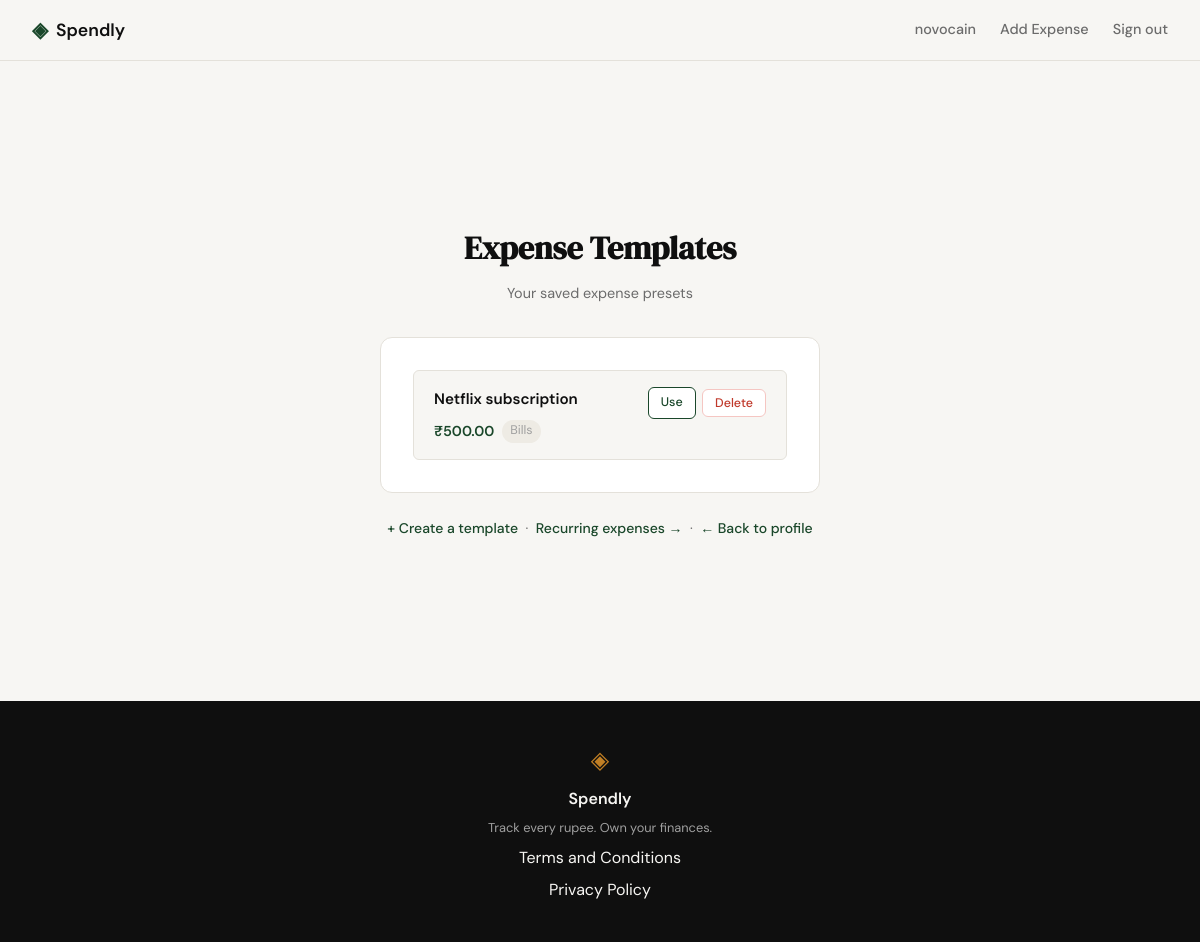
The app's page /templates (signed in) with its own data.
### tables this page shows
CREATE TABLE expense_templates (
            id          INTEGER PRIMARY KEY AUTOINCREMENT,
            user_id     INTEGER NOT NULL REFERENCES users(id),
            name        TEXT    NOT NULL,
            amount      REAL    NOT NULL,
            category    TEXT    NOT NULL,
            description TEXT,
            created_at  TEXT    DEFAULT (datetime('now'))
        );

### app.py (the view, shortened to what this page needs)
@app.route("/templates", methods=["GET", "POST"])
def templates():
    if not session.get("user_id"):
        return redirect(url_for("login"))
    uid = session["user_id"]
    all_templates = get_templates(uid)
    return render_template("templates.html", templates=all_templates)

### database/db.py (called while the page is built)
def get_db():
    conn = sqlite3.connect(DB_PATH)
    conn.row_factory = sqlite3.Row
    conn.execute("PRAGMA foreign_keys = ON")
    return conn

def get_templates_for_user(user_id):
    conn = get_db()
    rows = conn.execute(
        "SELECT id, user_id, name, amount, category, description, created_at "
        "FROM expense_templates WHERE user_id = ? ORDER BY created_at DESC",
        (user_id,),
    ).fetchall()
    conn.close()
    return [dict(row) for row in rows]

### database/queries.py (called while the page is built)
def get_templates(user_id):
    rows = get_templates_for_user(user_id)
    return [
        {
            "id": row["id"],
            "name": row["name"],
            "amount": "{:,.2f}".format(row["amount"]),
            "category": row["category"],
            "description": row["description"],
            "created_at": row["created_at"],
        }
        for row in rows
    ]

### templates/templates.html (shortened to what this page needs)
{% extends "base.html" %}
{% block head %}
<link rel="stylesheet" href="{{ url_for('static', filename='css/style.css') }}">
{% endblock %}
{% block content %}
<section class="auth-section">
    <div class="auth-container">
        <div class="auth-header">
            <h1 class="auth-title">Expense Templates</h1>
            <p class="auth-subtitle">Your saved expense presets</p>
        </div>
        <div class="auth-card">
            {% if templates %}
            <div class="template-list">
                {% for t in templates %}
                <div class="template-card">
                    <div class="template-info">
                        <span class="template-name">{{ t.name }}</span>
                        <span class="template-amount">₹{{ t.amount }}</span>
                        <span class="template-category">{{ t.category }}</span>
                    </div>
                    <div class="template-actions">
                        <a href="{{ url_for('use_template', id=t.id) }}" class="btn-small btn-use">Use</a>
                        <form method="POST" action="{{ url_for('delete_template_route', id=t.id) }}" class="form-inline">
                            <button type="submit" class="btn-small btn-delete"
                                    onclick="return confirm('Delete this template?')">Delete</button>
                        </form>
                    </div>
                </div>
                {% endfor %}
            </div>
            {% endif %}
        </div>
        <p class="auth-switch">
            <a href="{{ url_for('add_template') }}">+ Create a template</a>
            &nbsp;·&nbsp;
            <a href="{{ url_for('recurring') }}">Recurring expenses →</a>
            &nbsp;·&nbsp;
            <a href="{{ url_for('profile') }}">← Back to profile</a>
        </p>
    </div>
</section>
{% endblock %}

### static/css/style.css (style rules this page uses)
:root { --ink: #0f0f0f; --ink-soft: #2d2d2d; --ink-muted: #6b6b6b; --ink-faint: #a0a0a0; --paper: #f7f6f3; --paper-warm: #f0ede6; --paper-card: #ffffff; --accent: #1a472a; --accent-light: #e8f0eb; --accent-2: #c17f24; --accent-2-light: #fdf3e3; --danger: #c0392b; --danger-light: #fdecea; --border: #e4e1da; --border-soft: #eeebe4; --font-display: 'DM Serif Display', Georgia, serif; --font-body: 'DM Sans', system-ui, sans-serif; --max-width: 1200px; --auth-width: 440px; --radius-sm: 6px; --radius-md: 12px; --radius-lg: 20px; }
*, *::before, *::after { box-sizing: border-box; margin: 0; padding: 0; }
html { font-size: 16px; scroll-behavior: smooth; }
body { background: var(--paper); color: var(--ink); font-family: var(--font-body); font-size: 1rem; line-height: 1.6; -webkit-font-smoothing: antialiased; }
a { color: inherit; text-decoration: none; }
.auth-section { min-height: calc(100vh - 60px - 100px); display: flex; align-items: center; justify-content: center; padding: 3rem 2rem; }
.auth-container { width: 100%; max-width: var(--auth-width); }
.auth-header { text-align: center; margin-bottom: 2rem; }
.auth-title { font-family: var(--font-display); font-size: 2rem; color: var(--ink); margin-bottom: 0.5rem; }
.auth-subtitle { font-size: 0.9rem; color: var(--ink-muted); }
.auth-card { background: var(--paper-card); border: 1px solid var(--border); border-radius: var(--radius-md); padding: 2rem; margin-bottom: 1.5rem; }
.auth-switch { text-align: center; font-size: 0.875rem; color: var(--ink-muted); }
.auth-switch a { color: var(--accent); font-weight: 500; }
.template-list { display: flex; flex-direction: column; gap: 0.75rem; }
.template-card { border: 1px solid var(--border); border-radius: var(--radius-sm); padding: 1rem 1.25rem; display: flex; align-items: flex-start; justify-content: space-between; gap: 1rem; background: var(--paper); }
.template-info { display: flex; flex-wrap: wrap; align-items: center; gap: 0.5rem; }
.template-name { font-weight: 600; color: var(--ink); font-size: 0.95rem; }
.template-amount { font-weight: 600; color: var(--accent); font-size: 0.9rem; }
.template-category { font-size: 0.78rem; color: var(--ink-faint); background: var(--border-soft); padding: 0.1rem 0.5rem; border-radius: 999px; }
.template-actions { display: flex; align-items: center; gap: 0.4rem; flex-shrink: 0; }
.btn-small { display: inline-block; padding: 0.3rem 0.75rem; font-size: 0.78rem; font-weight: 500; font-family: var(--font-body); border-radius: var(--radius-sm); cursor: pointer; border: 1px solid var(--border); background: var(--paper-card); color: var(--ink-soft); text-decoration: none; transition: all 0.15s; }
.btn-use { border-color: var(--accent); color: var(--accent); }
.btn-delete { border-color: #f5c6c2; color: var(--danger); }
.form-inline { display: inline; }

### records on screen
expense_templates: name "Netflix subscription", amount "500.00", category "Bills"

### other values on screen
{{ session.user_name }} "novocain"
